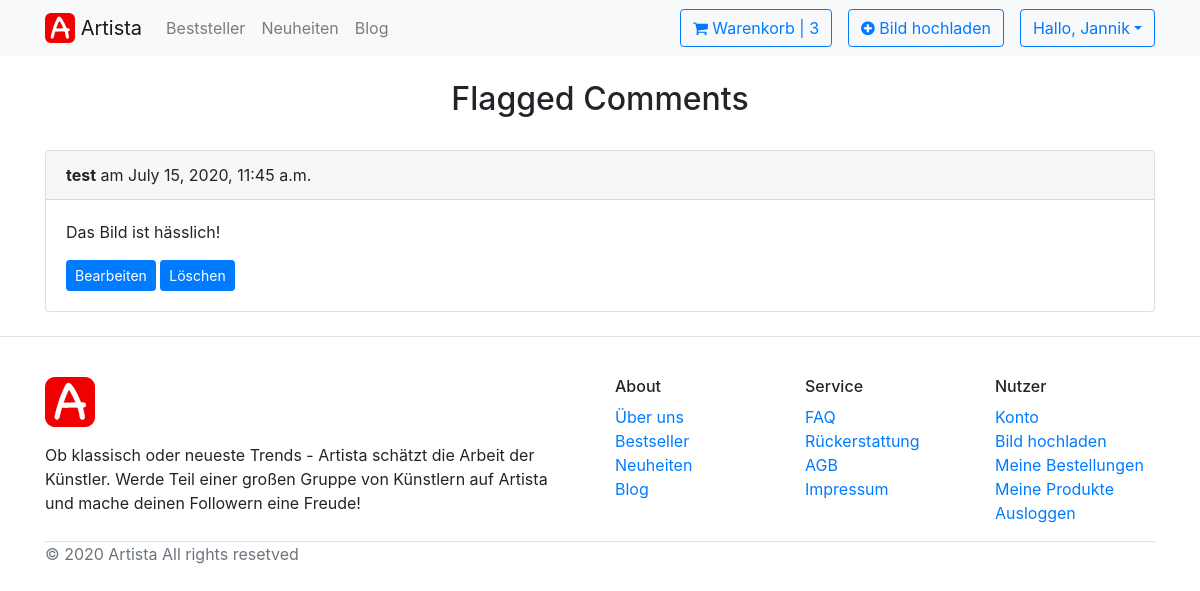
Page /customerservice/comments-with-flag/ (signed in) on the committed database.
### Profile/models.py (models this page shows)
class ShopUser(AbstractUser):
    profile_picture = models.ImageField(upload_to='profile_pictures/', blank=True, null=True)
    instagram_handle = models.CharField(max_length=100, blank=True, null=True)

### Shop/models.py (models this page shows, shortened)
class Comment(models.Model):
    text = models.TextField(max_length=500)
    timestamp = models.DateTimeField(auto_now_add=True)
    user = models.ForeignKey(ShopUser, on_delete=models.CASCADE)
    product = models.ForeignKey(Product, on_delete=models.CASCADE)
    class Meta:
        ordering = ['timestamp']
        verbose_name = 'Comment'
        verbose_name_plural = 'Comments'
    def get_comment_prefix(self):
        if len(self.text) > 50:
            return self.text[:50] + '...'
        else:
            return self.text
    def get_flags(self):
        flags = Vote_Comment.objects.filter(up_or_down_or_flag='F', comment=self)
        return flags
    def get_flags_count(self):
        return len(self.get_flags())
    def __str__(self):
        return self.get_comment_prefix() + ' (' + self.user.username + ')'

### Customerservice/views.py (the view, shortened to what this page needs)
# urls.py: path('comments-with-flag/', views.CommentsFlagView.as_view(), name='comments-flag'),
class CommentsFlagView(ListView):
    model = Comment
    context_object_name = 'comments_with_flag'
    template_name = 'comments-flag.html'
    def get_context_data(self, **kwargs):
        context = super(CommentsFlagView, self).get_context_data(**kwargs)
        ids = []
        comments = Comment.objects.all()
        for comment in comments:
            print(comment)
            print(comment.get_flags_count())
            if comment.get_flags_count() > 0:
                ids.append(comment.id)
        can_delete = False
        user = self.request.user
        if not user.is_anonymous:
            can_delete = user.is_superuser or user.is_staff
            context['can_delete'] = can_delete
            context['comments_filter'] = Comment.objects.filter(id__in=ids)
            return context

### Shop/context_processors.py (called while the page is built)
def cartitems_processor(request):
    if Order.objects.all():
        cartItems = 0
        items = Order.objects.all()
        for item in items:
            cartItems = cartItems + item.get_cart_items
    return {'cartItems': cartItems}

### Shop/models.py (called while the page is built)
    @property
    def get_cart_items(self):
        orderitems = self.orderitem_set.all()
        total = sum([item.quantity for item in orderitems])
        return total

### Customerservice/templates/comments-flag.html (shortened to what this page needs)
{% extends 'Shop/base.html' %}
{% load static %}
{% block content %}
    <div class="container">
{% block logged_in_content %}
    <h2 class="text-center mt-4">Flagged Comments</h2>
    {% for comment in comments_filter %}
        <br>
        <div class="card">
         <div class="card-header">
             <strong>{{ comment.user.username }}</strong> am {{ comment.timestamp }}
  </div>
        <div class="card-body">
            <p class="card-text">{{ comment.text }}</p>
                    {% if can_delete %}
            <form method="POST">
                <button class="btn btn-primary btn-sm" type="submit" name="edit">Bearbeiten</button>
                <button class="btn btn-primary btn-sm" type="submit" name="delete">Löschen</button>
            </form>
        </div>
        </div>
            <br>
        {% endif %}
    {% endfor %}
{% endblock logged_in_content %}
    </div>
{% endblock content %}

### Shop/templates/Shop/base.html (shortened to what this page needs)
<!DOCTYPE html>
{% load static %}
<html lang="en">
<head>
    <link rel="stylesheet" href="https://stackpath.bootstrapcdn.com/bootstrap/4.5.0/css/bootstrap.min.css">
    <link href="https://maxcdn.bootstrapcdn.com/font-awesome/4.7.0/css/font-awesome.min.css" rel="stylesheet" type="text/css"/>
    <link rel="stylesheet" type="text/css" href="{%  static '/css/main.css' %}">
</head>
<body>
{% if '/login/' not in request.path %}{% include 'Shop/utils/navbar.html' %}{% endif %}
{% block content %}
{% endblock content %}
{% if '/login/' not in request.path %}{% include 'Shop/utils/footer.html' %}{% endif %}
</body>
</html>

### Shop/templates/Shop/utils/navbar.html (shortened to what this page needs)
{% load static %}
<nav class="navbar navbar-expand-lg navbar-light bg-light">
<div class="container">
  <a class="navbar-brand" href="{% url 'home' %}">
     <img src=" {% static '/images/Artista_Logo.png' %}" width="30" height="30" class="d-inline-block align-top" alt="">
      Artista
  </a>
  <div class="collapse navbar-collapse" id="navbarSupportedContent">
    <ul class="navbar-nav mr-auto">
      <li class="nav-item">
        <a class="nav-link" href="#">Beststeller </a>
      </li>
      <li class="nav-item">
        <a class="nav-link" href="#">Neuheiten </a>
      </li>
      <li class="nav-item">
        <a class="nav-link" href="#">Blog </a>
      </li>
    </ul>
    <ul class="navbar-nav ml-auto">
      <li class="nav-item">
          <a class="btn btn-outline-primary" href="{% url 'cart' %}"><i class="fa fa fa-shopping-cart fa-sm"></i> Warenkorb | {{ cartItems }}</a>
      </li>
      {% if user.is_authenticated or shopuser.is_authenticated %}
      <li class="nav-item px-3">
        <a class="btn btn-outline-primary" href="{% url 'upload' %}"><i class="fa fa fa-plus-circle fa-sm"></i> Bild hochladen</a>
      </li>
        <div class="dropdown">
        <button class="btn btn-outline-primary dropdown-toggle" type="button" id="dropdownMenuButton" data-toggle="dropdown" aria-haspopup="true" aria-expanded="false">Hallo, {{ user.username | title }}</button>
</div>
      {% else %}
      <li>
        <a class="btn btn-warning ml-3" href="{% url 'login' %}">Anmelden</a>
      </li>
      {% endif %}
    </ul>
  </div>
</div>
</nav>

### Shop/templates/Shop/utils/footer.html
{% load static %}
<footer class="section-footer border-top">
    <div class="container">
        <section class="footer-top padding-y">
            <div class="row">
                <aside class="col-md-6">
                    <article class="mr-3">
                        <img src="http://127.0.0.1:8000/static/images/Artista_Logo.png" class="logo-footer">
                        <p class="mt-3">Ob klassisch oder neueste Trends - Artista schätzt die Arbeit der Künstler. Werde Teil einer großen Gruppe von Künstlern auf Artista und mache deinen Followern eine Freude!</p>
                    </article>
                </aside>
                <aside class="col-sm-3 col-md-2">
                    <h6 class="title">About</h6>
                    <ul class="list-unstyled">
                        <li> <a href="#">Über uns</a></li>
                        <li> <a href="#">Bestseller</a></li>
                        <li> <a href="#">Neuheiten</a></li>
                        <li> <a href="#">Blog</a></li>
                    </ul>
                </aside>
                <aside class="col-sm-3 col-md-2">
                    <h6 class="title">Service</h6>
                    <ul class="list-unstyled">
                        <li> <a href="#">FAQ</a></li>
                        <li> <a href="#">Rückerstattung</a></li>
                        <li> <a href="#">AGB</a></li>
                        <li> <a href="#">Impressum</a></li>
                    </ul>
                </aside>
                <aside class="col-sm-3  col-md-2">
                    <h6 class="title">Nutzer</h6>
                    <ul class="list-unstyled">
                        {% if user.is_authenticated or shopuser.is_authenticated %}
                            <li> <a href="{% url 'user' %}">Konto</a></li>
                            <li> <a href="{% url 'upload' %}">Bild hochladen</a></li>
                            <li> <a href="#">Meine Bestellungen</a></li>
                            <li> <a href="#">Meine Produkte</a></li>
                            <li> <a href="{% url 'logout' %}">Ausloggen</a></li>
                        {% else %}
                            <li> <a href="{% url 'login' %}">Anmelden</a></li>
                            <li> <a href="{% url 'signup' %}">Registrieren</a></li>
                        {% endif %}
                    </ul>
                </aside>
            </div>
        </section>
        <section class="footer-copyright border-top">
            <p class="float-left text-muted"> © 2020 Artista  All rights resetved </p>
        </section>
    </div>
</footer>

### static/css/main.css (style rules this page uses)
footer { padding-top: 40px; }

### rows in the picture
ShopUser: username "Jannik"
Comment: user.username "test", timestamp "July 15, 2020, 11:45 a.m.", text "Das Bild ist hässlich!"

### other values in the picture
{{ cartItems }} "3"
